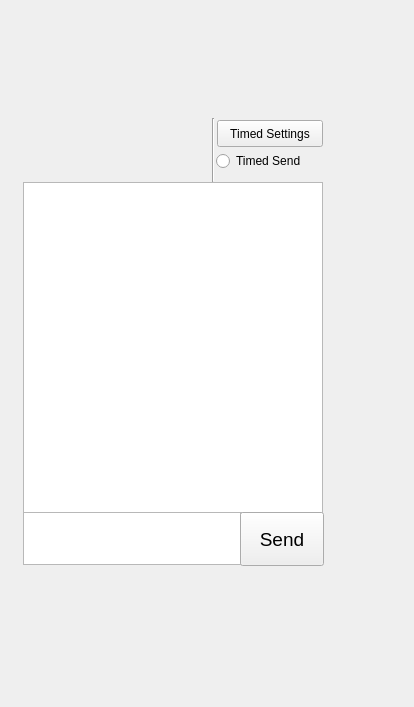
<?xml version="1.0" encoding="UTF-8"?>
<ui version="4.0">
 <class>sms_list</class>
 <widget class="QDialog" name="sms_list">
  <property name="geometry">
   <rect>
    <x>0</x>
    <y>0</y>
    <width>414</width>
    <height>707</height>
   </rect>
  </property>
  <property name="minimumSize">
   <size>
    <width>334</width>
    <height>540</height>
   </size>
  </property>
  <property name="maximumSize">
   <size>
    <width>1000</width>
    <height>1000</height>
   </size>
  </property>
  <property name="font">
   <font>
    <family>方正黑体_GBK</family>
   </font>
  </property>
  <property name="windowTitle">
   <string>Messages List</string>
  </property>
  <widget class="QPushButton" name="contactButton">
   <property name="geometry">
    <rect>
     <x>20</x>
     <y>110</y>
     <width>71</width>
     <height>71</height>
    </rect>
   </property>
   <property name="minimumSize">
    <size>
     <width>71</width>
     <height>71</height>
    </size>
   </property>
   <property name="maximumSize">
    <size>
     <width>71</width>
     <height>71</height>
    </size>
   </property>
   <property name="font">
    <font>
     <family>Ubuntu</family>
    </font>
   </property>
   <property name="focusPolicy">
    <enum>Qt::NoFocus</enum>
   </property>
   <property name="text">
    <string/>
   </property>
   <property name="flat">
    <bool>true</bool>
   </property>
  </widget>
  <widget class="QListWidget" name="listWidget">
   <property name="geometry">
    <rect>
     <x>23</x>
     <y>182</y>
     <width>300</width>
     <height>331</height>
    </rect>
   </property>
   <property name="font">
    <font>
     <family>文泉驿等宽微米黑</family>
    </font>
   </property>
   <property name="focusPolicy">
    <enum>Qt::WheelFocus</enum>
   </property>
   <property name="horizontalScrollBarPolicy">
    <enum>Qt::ScrollBarAlwaysOff</enum>
   </property>
   <property name="resizeMode">
    <enum>QListView::Adjust</enum>
   </property>
   <property name="viewMode">
    <enum>QListView::ListMode</enum>
   </property>
   <property name="uniformItemSizes">
    <bool>false</bool>
   </property>
  </widget>
  <widget class="QTextEdit" name="textEdit">
   <property name="geometry">
    <rect>
     <x>23</x>
     <y>512</y>
     <width>218</width>
     <height>53</height>
    </rect>
   </property>
   <property name="font">
    <font>
     <family>文泉驿等宽微米黑</family>
    </font>
   </property>
   <property name="focusPolicy">
    <enum>Qt::WheelFocus</enum>
   </property>
  </widget>
  <widget class="QPushButton" name="sendButton">
   <property name="geometry">
    <rect>
     <x>240</x>
     <y>512</y>
     <width>84</width>
     <height>54</height>
    </rect>
   </property>
   <property name="font">
    <font>
     <family>Ubuntu</family>
     <pointsize>14</pointsize>
     <weight>50</weight>
     <bold>false</bold>
    </font>
   </property>
   <property name="focusPolicy">
    <enum>Qt::NoFocus</enum>
   </property>
   <property name="text">
    <string>Send</string>
   </property>
  </widget>
  <widget class="Line" name="line_2">
   <property name="geometry">
    <rect>
     <x>203</x>
     <y>118</y>
     <width>20</width>
     <height>64</height>
    </rect>
   </property>
   <property name="orientation">
    <enum>Qt::Vertical</enum>
   </property>
  </widget>
  <widget class="QLabel" name="phone_numberLable">
   <property name="geometry">
    <rect>
     <x>80</x>
     <y>145</y>
     <width>131</width>
     <height>31</height>
    </rect>
   </property>
   <property name="font">
    <font>
     <family>文泉驿等宽微米黑</family>
     <pointsize>15</pointsize>
     <weight>50</weight>
     <italic>false</italic>
     <bold>false</bold>
    </font>
   </property>
   <property name="text">
    <string/>
   </property>
  </widget>
  <widget class="QPushButton" name="pushButton">
   <property name="geometry">
    <rect>
     <x>160</x>
     <y>610</y>
     <width>23</width>
     <height>23</height>
    </rect>
   </property>
   <property name="text">
    <string/>
   </property>
   <property name="flat">
    <bool>true</bool>
   </property>
  </widget>
  <widget class="QRadioButton" name="timedSendRadio">
   <property name="geometry">
    <rect>
     <x>216</x>
     <y>150</y>
     <width>106</width>
     <height>22</height>
    </rect>
   </property>
   <property name="font">
    <font>
     <family>Ubuntu</family>
    </font>
   </property>
   <property name="focusPolicy">
    <enum>Qt::NoFocus</enum>
   </property>
   <property name="text">
    <string>Timed Send</string>
   </property>
  </widget>
  <widget class="QPushButton" name="setTimeButton">
   <property name="geometry">
    <rect>
     <x>217</x>
     <y>120</y>
     <width>106</width>
     <height>27</height>
    </rect>
   </property>
   <property name="minimumSize">
    <size>
     <width>106</width>
     <height>27</height>
    </size>
   </property>
   <property name="maximumSize">
    <size>
     <width>89</width>
     <height>27</height>
    </size>
   </property>
   <property name="font">
    <font>
     <family>Ubuntu</family>
    </font>
   </property>
   <property name="focusPolicy">
    <enum>Qt::NoFocus</enum>
   </property>
   <property name="text">
    <string>Timed Settings</string>
   </property>
  </widget>
  <widget class="QLabel" name="nameLable">
   <property name="geometry">
    <rect>
     <x>81</x>
     <y>125</y>
     <width>71</width>
     <height>31</height>
    </rect>
   </property>
   <property name="font">
    <font>
     <pointsize>14</pointsize>
    </font>
   </property>
   <property name="text">
    <string/>
   </property>
  </widget>
  <zorder>timedSendRadio</zorder>
  <zorder>setTimeButton</zorder>
  <zorder>contactButton</zorder>
  <zorder>listWidget</zorder>
  <zorder>textEdit</zorder>
  <zorder>sendButton</zorder>
  <zorder>line_2</zorder>
  <zorder>phone_numberLable</zorder>
  <zorder>pushButton</zorder>
  <zorder>nameLable</zorder>
 </widget>
 <resources/>
 <connections>
  <connection>
   <sender>pushButton</sender>
   <signal>clicked()</signal>
   <receiver>sms_list</receiver>
   <slot>close()</slot>
   <hints>
    <hint type="sourcelabel">
     <x>167</x>
     <y>623</y>
    </hint>
    <hint type="destinationlabel">
     <x>246</x>
     <y>639</y>
    </hint>
   </hints>
  </connection>
 </connections>
</ui>
